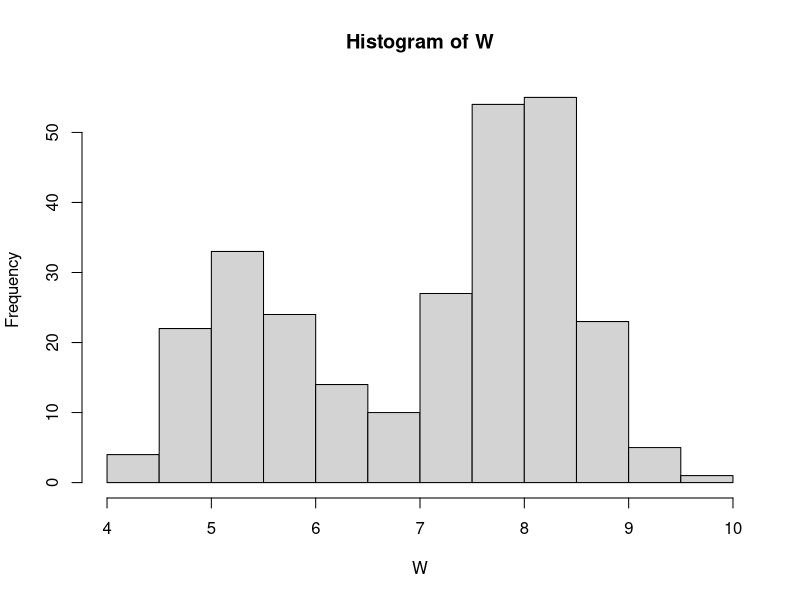
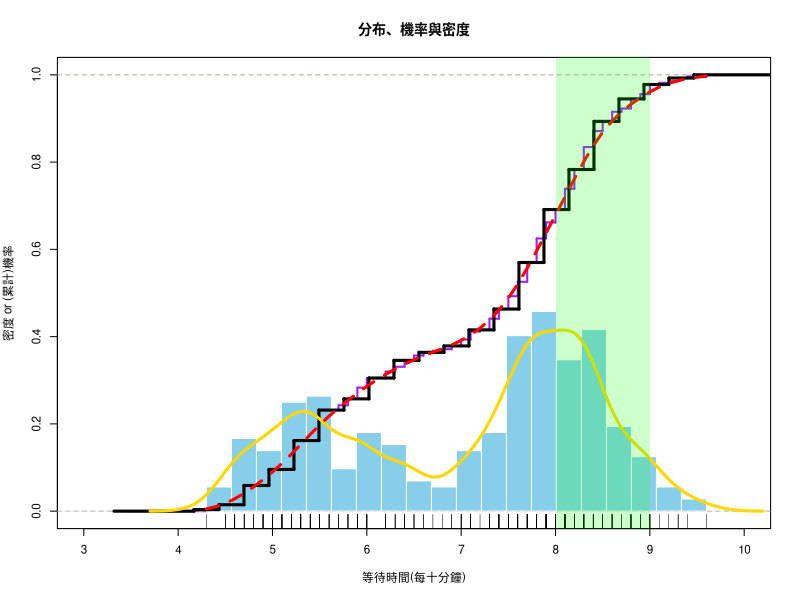
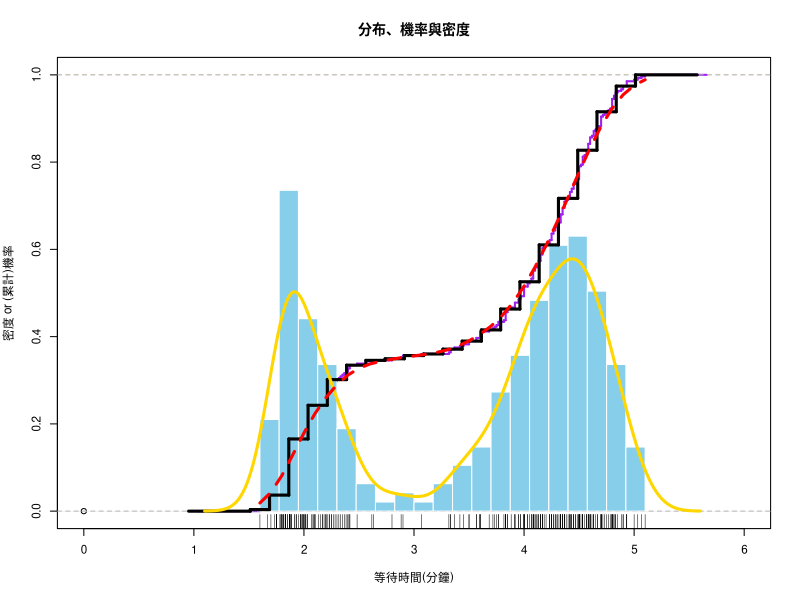

These figures' R source, in order:
## ---- chunk 1
knitr::opts_chunk$set(echo = TRUE)
## ---- chunk 2
head(faithful)
faithful$newwaiting <- (faithful$waiting)/10
W = faithful$newwaiting  # copy to a short name

summary(W)
hist(W)

## ---- chunk 3
#1. 因為隨機試驗多且複雜，可以用隨機變數進行數學分析
#2. 計算其分配，求期望值、變異數等，可進行迴歸分析或是其他分析
#3. 可以，計算其面積即可估計
#4. 可以，複雜的事情簡化、；數值標記不能，只能了解哪個時間點發生過
#5. 平滑模型，將噴發時間點連成平滑曲線，即為形容老忠實的模型
#6. 若論預測，直方圖會比較準，因為可以當模型看出其趨勢，我們定義「準」為預測時間，數值標記表示一個時間點，無法看出其機率分布
## ---- chunk 4
#1. 16欄，平滑模型約接近平滑
#2. 0.6，配上欄數16最平滑
#3. 調高欄寬即欄數減少，與調高頻寬都會讓模型越簡單
#4. 模型越複雜跟資料會約接近，但會過於偏頗，無法進行預測
#5. 當然不對
## ---- chunk 5
# Frame
par(cex=0.7) #調整字體大小
plot(0,0,xlim=c(3,10),ylim=c(0,1),xlab="等待時間(每十分鐘)", 
     ylab="密度 or (累計)機率", main="分布、機率與密度")
abline(h=1, col='orange', lwd=0.25, lty=2)

# Empirical PDF
rug(W)
# Empirical CDF
#最初始會直接ecdf(D)
plot(ecdf(W), cex=0, verticals=T, lwd=2, col='purple', add=T) #W的CDF
#add決定要不要重畫，T就直接疊在圖上

# Histogram PDF
Bins = 20                            # no. bins 要多少欄位
bx = seq(min(W), max(W), length=Bins+1) # break sequence 均勻切成20份
hist(W, col="skyblue", border="white", 
     freq=F, breaks=bx, add=T)
abline(h=0, col='lightgray', lwd=0.25)

# Histogram CDF
adj = (bx[2] - bx[1])/2
steps = stepfun(bx-adj, c(0, sapply(bx, function(b) mean(W <= b))))
plot(steps, cex=0, col='Black', lwd=3, lty=1, add=T) #W化成直方圖後的CDF

# Smooth PDF
Adjust = 0.5    # bandwidth adjustment
DEN = density(W, adjust = Adjust)  #將變數向量轉為平滑線
lines(DEN, col='gold', lwd=3)

# Smooth CDF
PDF = approxfun(DEN$x, DEN$y, yleft=0, yright=0)
x = seq(min(W),max(W),0.1)
y = sapply(x, function(i) integrate(PDF, -Inf, i)$value)
lines(x, y, col='red', lwd=3, lty=2) 

# Mark Range
x1 = 8; x2 = 9
rect(x1,-0.1,x2,1.2,col= rgb(0,1,0,alpha=0.2),border=NA)
# x = seq(x1, x2, length=100)
# polygon(c(x, x2, x1),  c(PDF(x), 0, 0), col="#FF99003F", border=NA)
# Calculate Probability
(integrate(PDF, x1, x2)$value)
## ---- chunk 6
#4. Adjust=1的情況下機率為 0.269
#5. Adjust=0.5的情況下機率為0.283
#6. 不一定，能夠預測的模型才是好模型，而不是越貼近樣本
## ---- chunk 7
head(faithful)

E=faithful$eruptions

# Frame
par(cex=0.7) #調整字體大小
plot(0,0,xlim=c(0,6),ylim=c(0,1),xlab="等待時間(分鐘)", 
     ylab="密度 or (累計)機率", main="分布、機率與密度")
abline(h=1, col='orange', lwd=0.25, lty=2)

# Empirical PDF
rug(E)
# Empirical CDF
#最初始會直接ecdf(D)
plot(ecdf(E), cex=0, verticals=T, lwd=2, col='purple', add=T) 
#add決定要不要重畫，T就直接疊在圖上

# Histogram PDF
Bins = 20                            # no. bins 要多少欄位
bx = seq(min(E), max(E), length=Bins+1) # break sequence 均勻切成20份
hist(E, col="skyblue", border="white", 
     freq=F, breaks=bx, add=T)
abline(h=0, col='lightgray', lwd=0.25)

# Histogram CDF
adj = (bx[2] - bx[1])/2
steps = stepfun(bx-adj, c(0, sapply(bx, function(b) mean(E <= b))))
plot(steps, cex=0, col='Black', lwd=3, lty=1, add=T)

# Smooth PDF
Adjust = 0.5    # bandwidth adjustment
DEN = density(E, adjust = Adjust)  #將變數向量轉為平滑線
lines(DEN, col='gold', lwd=3)

# Smooth CDF
PDF = approxfun(DEN$x, DEN$y, yleft=0, yright=0)
x = seq(min(E),max(E),0.1)
y = sapply(x, function(i) integrate(PDF, -Inf, i)$value)
lines(x, y, col='red', lwd=3, lty=2) 

# Every Range probability
i1=seq(1,5,by=0.1)
i2=seq(2,6,by=0.1)
p1=data.frame(i1,i2)
for(i in 1:41){
  p1[i,3]=integrate(PDF,i1[i],i2[i])$value
}
## ---- chunk 8
#1. 要參加
#2. 3.9~4.9之區間
#3. 平均獲利17.7元
p1[which(p1$V3==max(p1$V3)),]
100*0.477-30
## ---- chunk 9
i3=seq(1,6-1/6,by=0.1)
i4=seq(1+1/6,6,by=0.1)
p2=data.frame(i3,i4)
for(i in 1:49){
  p2[i,3]=integrate(PDF,i3[i],i4[i])$value
}
head(p2[order(p2$V3,decreasing = T),],6)

#下注在 4.3~4.467、4.4~4.567、4.2~4.367、4.1~4.267、1.8~1.967
## ---- chunk 10
Adjust=0.5
DEN=density(E,adjust=Adjust)
PDF=approxfun(DEN$x,DEN$y,yleft=0,yright=0)
seq.time=seq(0,6,1/6)
ans=sapply(seq.time,function(x){
  pro=integrate(PDF,x,(x+1/6))$value
  -5*(1-pro)+95*pro
})
tail(sort(ans))

#賭金5元，平均獲利為4.577元
#賭金10元，平均獲利為8.515元
#賭金15元，平均獲利為12.447元
#賭金20元，平均獲利為15.673元
#賭金25元，平均獲利為18.327元
#賭金30元，平均獲利為20.294元
